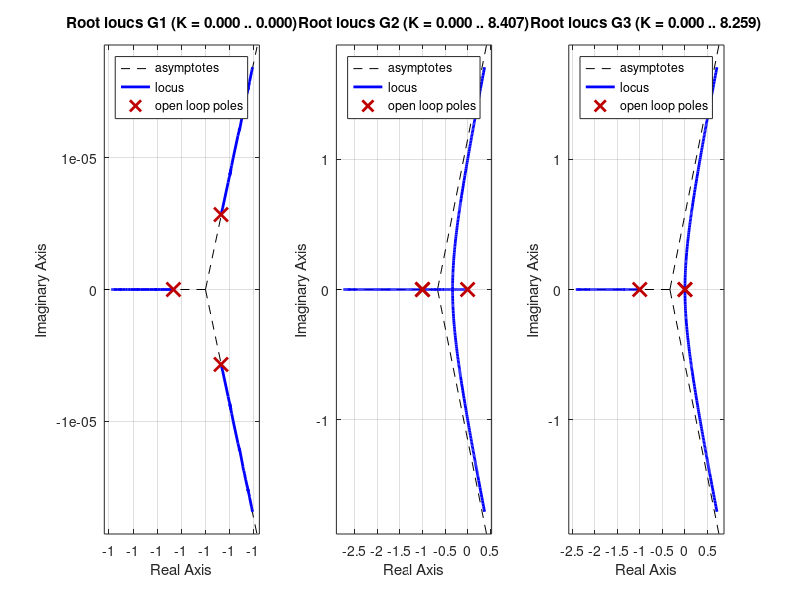

The MATLAB script that drew this image: (Note: this script raises an error after producing the figure.)
s = tf('s'); 

G1 = zpk([], [-1 -1 -1], 1);
G2 = zpk([], [-1 -1 0], 1);
G3 = zpk([], [-1 0 0], 1);

figure;
subplot(1, 3, 1);
rlocus(G1);
subplot(1, 3, 2);
rlocus(G2);
subplot(1, 3, 3);
rlocus(G3);
suptitle('Root loci for Type-3, Type-2 and Type-1 Systems');

G1CL = feedback(G1, 1);
G2CL = feedback(G2, 1);

% closed loop is unstable forall K > 0
G3CL = feedback(G3, 1);


figure;
subplot(1, 2, 1);
step(G1CL); 

subplot(1, 2, 2);
step(G2CL / s); 
title('Ramp response');

suptitle('Step and ramp response for Type-0 and Type-1 System');


